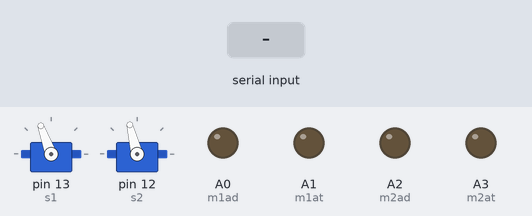
Recording of a sketch running on a simulated Arduino Uno, built with avr-gcc and run on an emulated ATmega328P. Shown: 2 × servo, output pins drawn as LEDs (lit = HIGH). Inputs (shaded band) come from the test bench.

Above: at 1.2 s.
1.3 s: "B" received over Serial
At 2.1 s:
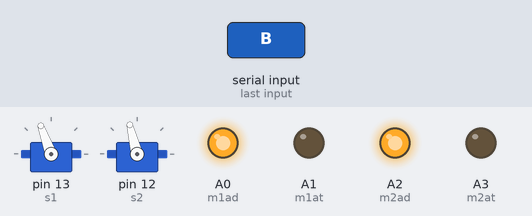
2.8 s: "D" received over Serial
At 3.2 s:
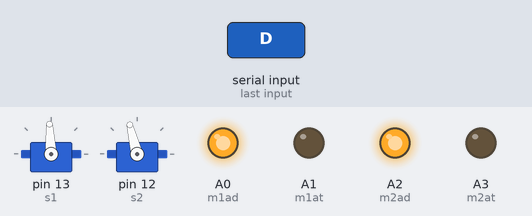
4.3 s: "F" received over Serial
At 5.5 s:
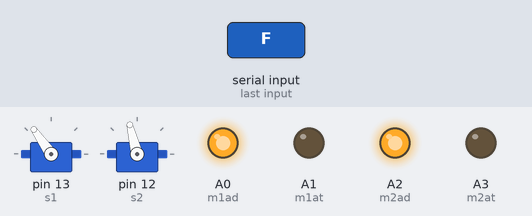
5.8 s: "H" received over Serial
At 6.7 s:
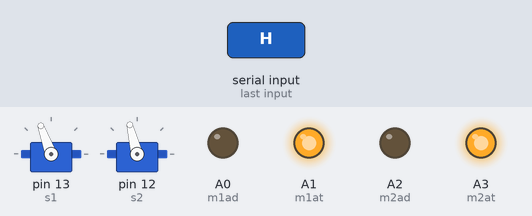
7.3 s: "C" received over Serial
At 7.8 s:
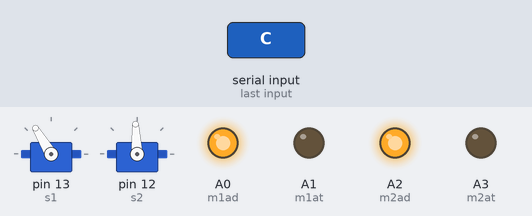
8.8 s: "G" received over Serial
At 10.2 s:
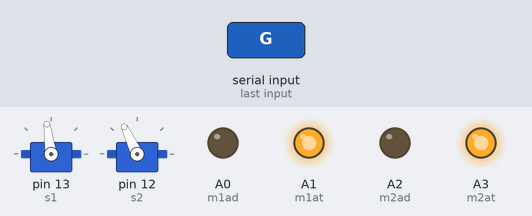
Timing chart, 0 to 11.3 s (numbered marks = the images above; inputs shaded):
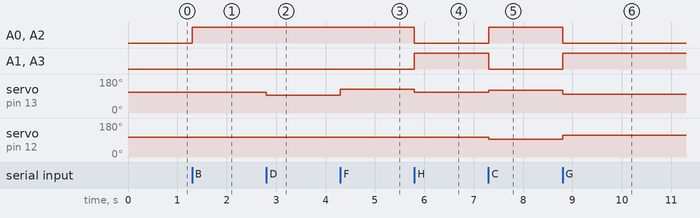

Measured:
- after the input at 1.3 s, A0 (m1ad), A2 (m2ad): LOW → HIGH at once
- after the input at 2.8 s, servo on pin 13 (s1): 110° → 93° at once
- after the input at 4.3 s, servo on pin 13 (s1): 93° → 125° at once
- after the input at 5.8 s, A0 (m1ad), A2 (m2ad): HIGH → LOW at once; A1 (m1at), A3 (m2at): LOW → HIGH at once; servo on pin 13 (s1): 125° → 110° at once
- after the input at 7.3 s, A0 (m1ad), A2 (m2ad): LOW → HIGH at once; A1 (m1at), A3 (m2at): HIGH → LOW at once; servo on pin 13 (s1): 110° → 121° at once; servo on pin 12 (s2): 104° → 93° at once
- after the input at 8.8 s, A0 (m1ad), A2 (m2ad): HIGH → LOW at once; A1 (m1at), A3 (m2at): LOW → HIGH at once; servo on pin 13 (s1): 121° → 98° at once; servo on pin 12 (s2): 93° → 115° at once

The sketch:

PROGRAMACION_CARRITO.ino
```cpp
#include <Servo.h>
Servo s1;
Servo s2;
int m1ad=A0;
int m1at=A1;
int m2ad=A2;
int m2at=A3;
int estado=0;

//direccion servos
int s1r=110;
int s2r=104;
int s1de=125;
int s1iz=93;
int s1cude=121;
int s2cude=93;
int s1cuiz=98;
int s2cuiz=115;

void setup() {
  pinMode(A0,OUTPUT);
  pinMode(A1,OUTPUT);
  pinMode(A2,OUTPUT);
  pinMode(A3,OUTPUT);
  s1.attach(13);
  s2.attach(12);
  Serial.begin(9600);
    s1.write(s1r);
    s2.write(s2r);
}
void loop() {
 if(Serial.available()>0){
  estado=Serial.read();
  if(estado == 'B'){
    digitalWrite(m1ad,HIGH);
    digitalWrite(m1at,LOW);
    digitalWrite(m2ad,HIGH);//adelante 2 servos 90
    digitalWrite(m2at,LOW);
    s1.write(s1r);
    s2.write(s2r);
  }if(estado == 'D'){
    digitalWrite(m1ad,HIGH);
    digitalWrite(m1at,LOW);
    digitalWrite(m2ad,HIGH);//izquierda 1 servo girado
    digitalWrite(m2at,LOW);
    s1.write(s1iz);
    s2.write(s2r);
  }if(estado == 'E'){
    digitalWrite(m1ad,LOW);
    digitalWrite(m1at,LOW);
    digitalWrite(m2ad,LOW);//stop 2 servo 90
    digitalWrite(m2at,LOW);
    s1.write(s1r);
    s2.write(s2r);
  }if(estado == 'F'){
    digitalWrite(m1ad,HIGH);
    digitalWrite(m1at,LOW);
    digitalWrite(m2ad,HIGH);//DERECHO 1 servo girado
    digitalWrite(m2at,LOW);
    s1.write(s1de);
    s2.write(s2r);
  }if(estado == 'H'){
    digitalWrite(m1ad,LOW);
    digitalWrite(m1at,HIGH);
    digitalWrite(m2ad,LOW);//ATRAS 2 servS 90
    digitalWrite(m2at,HIGH);
    s1.write(s1r);
    s2.write(s2r);
  }if(estado == 'A'){
    digitalWrite(m1ad,HIGH);
    digitalWrite(m1at,LOW);
    digitalWrite(m2ad,HIGH);//IZQUIERDA ADELANTE 2 servo girado
    digitalWrite(m2at,LOW);
    s1.write(s1cuiz);
    s2.write(s2cuiz);
  }if(estado == 'C'){
    digitalWrite(m1ad,HIGH);
    digitalWrite(m1at,LOW);
    digitalWrite(m2ad,HIGH);//DERECHO ADELANTE 2 servo girado
    digitalWrite(m2at,LOW);
    s1.write(s1cude);
    s2.write(s2cude);
  }if(estado == 'G'){
    digitalWrite(m1ad,LOW);
    digitalWrite(m1at,HIGH);
    digitalWrite(m2ad,LOW);//IZQUIERDA ATRAS 2 servOS GIRADOS
    digitalWrite(m2at,HIGH);
    s1.write(s1cuiz);
    s2.write(s2cuiz);
  }if(estado == 'I'){
    digitalWrite(m1ad,LOW);
    digitalWrite(m1at,HIGH);
    digitalWrite(m2ad,LOW);//DERECHA ATRAS 2 servS GIRADOS
    digitalWrite(m2at,HIGH);
    s1.write(s1cude);
    s2.write(s2cude);
  }
 }
}
```
